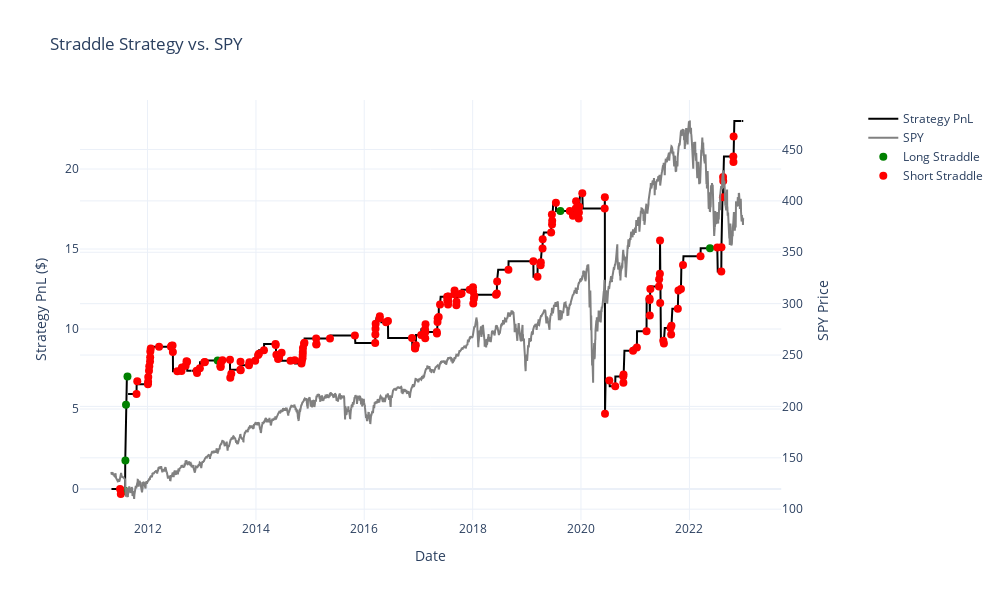

The cell this chart's notebook holds for it:
### Code cell
# Create a copy of the data for plotting
df = df_label[['ts', 'close_price', 'pnl', 'signal']].copy()

# Calculate cumulative PnL
df['cum_pnl'] = df['pnl'].cumsum()

# Create interactive plot with plotly
fig = make_subplots(specs=[[{"secondary_y": True}]])

# Add Cumulative PnL on primary y-axis
fig.add_trace(
    go.Scatter(
        x=df['ts'], 
        y=df['cum_pnl'], 
        name='Strategy PnL',
        line=dict(color='black', width=2)
    ),
    secondary_y=False
)

# Add SPY line on secondary y-axis
fig.add_trace(
    go.Scatter(
        x=df['ts'], 
        y=df['close_price'], 
        name='SPY',
        line=dict(color='gray', width=2)
    ),
    secondary_y=True
)

# Plot long straddle trades
long_days = df[df['signal'] == 1]
fig.add_trace(
    go.Scatter(
        x=long_days['ts'], 
        y=long_days['cum_pnl'], 
        mode='markers',
        name='Long Straddle',
        marker=dict(color='green', size=8)
    ),
    secondary_y=False
)

# Plot short straddle trades
short_days = df[df['signal'] == -1]
fig.add_trace(
    go.Scatter(
        x=short_days['ts'], 
        y=short_days['cum_pnl'], 
        mode='markers',
        name='Short Straddle',
        marker=dict(color='red', size=8)
    ),
    secondary_y=False
)

# Update layout
fig.update_layout(
    title="Straddle Strategy vs. SPY",
    xaxis_title="Date",
    legend=dict(x=1.05, y=0.99),
    hovermode="x unified",
    template="plotly_white",
    width=1000,
    height=600
)

# Update y-axes titles
fig.update_yaxes(title_text="Strategy PnL ($)", secondary_y=False)
fig.update_yaxes(title_text="SPY Price", secondary_y=True)

fig.show()
# fig.write_html('straddle_strategy_plot.html')

### Figure 1 — Plotly figure (JSON) as saved in the notebook; plotly's stock layout.template omitted (floating-point values rounded to 4 significant figures; data arrays with more than 128 entries replaced by an {"elided": "..."} marker saying what was removed)
{"data": [{"line": {"color": "black", "width": 2}, "name": "Strategy PnL", "type": "scatter", "x": {"elided": "2925 str values"}, "xaxis": "x", "y": {"elided": "2925 float values"}, "yaxis": "y"}, {"line": {"color": "gray", "width": 2}, "name": "SPY", "type": "scatter", "x": {"elided": "2925 str values"}, "xaxis": "x", "y": {"elided": "2925 float values"}, "yaxis": "y2"}, {"marker": {"color": "green", "size": 8}, "mode": "markers", "name": "Long Straddle", "type": "scatter", "x": ["2011-08-03T00:00:00", "2011-08-05T00:00:00", "2011-08-09T00:00:00", "2011-08-19T00:00:00", "2011-08-22T00:00:00", "2013-04-18T00:00:00", "2019-08-15T00:00:00", "2022-05-20T00:00:00", "2022-12-16T00:00:00"], "xaxis": "x", "y": [-0.13, 1.78, 5.27, 7.03, null, 8.04, 17.38, 15.05, null], "yaxis": "y"}, {"marker": {"color": "red", "size": 8}, "mode": "markers", "name": "Short Straddle", "type": "scatter", "x": {"elided": "169 str values"}, "xaxis": "x", "y": {"elided": "169 float values"}, "yaxis": "y"}], "layout": {"height": 600, "hovermode": "x unified", "legend": {"x": 1.05, "y": 0.99}, "title": {"text": "Straddle Strategy vs. SPY"}, "width": 1000, "xaxis": {"anchor": "y", "domain": [0, 0.94], "title": {"text": "Date"}}, "yaxis": {"anchor": "x", "domain": [0, 1], "title": {"text": "Strategy PnL ($)"}}, "yaxis2": {"anchor": "x", "overlaying": "y", "side": "right", "title": {"text": "SPY Price"}}}}
